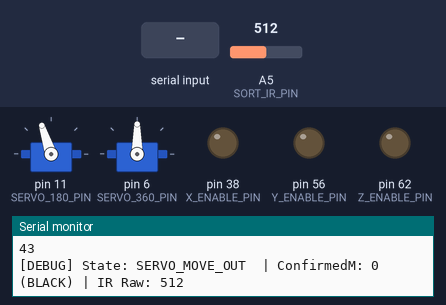
The sketch below on a simulated Arduino Mega 2560, built with avr-gcc and run on an emulated ATmega2560. On the bench: 2 × servo, output pins drawn as LEDs (lit = HIGH), the last lines printed to the serial monitor. The inputs (shaded band) are chosen by the test bench; at power-on: A5 (SORT_IR_PIN) = 512.

Above: at 1.26 s.
1.3 s: A5 (SORT_IR_PIN) set to 85
At 1.97 s:
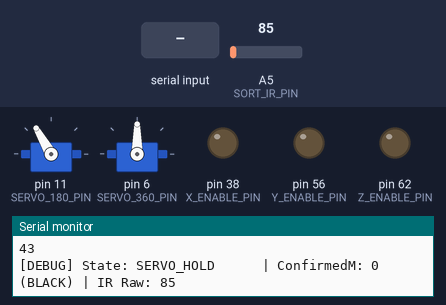
4.3 s: A5 (SORT_IR_PIN) set to 75
7.3 s: "S90\n" received over the second serial link
At 9.98 s:
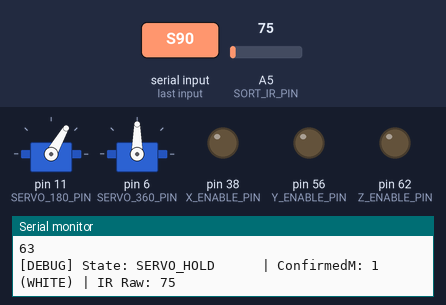
10.3 s: A5 (SORT_IR_PIN) set to 810
At 12.8 s:
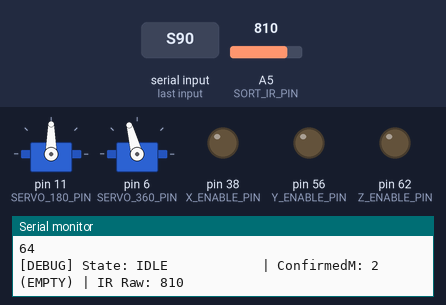
13.3 s: A5 (SORT_IR_PIN) set to 764
14.8 s: A5 (SORT_IR_PIN) set to 736
At 18.55 s:
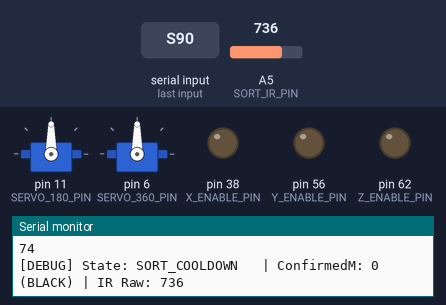
Timing chart, 0 to 18.8 s (numbered marks = the images above; inputs shaded):
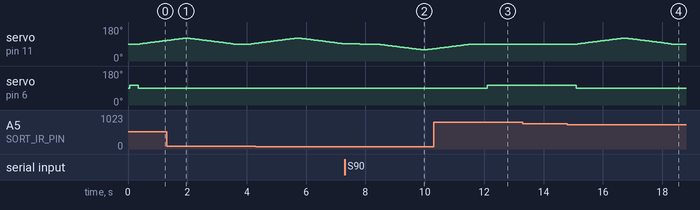

Measured:
- the behaviour switches between 751 and 750 on A5 (SORT_IR_PIN) (found by bisection; images 3 and 4)
- after the input at 10.3 s, servo on pin 11 (SERVO_180_PIN): goes on until 11.6 s, then stays 90°; servo on pin 6 (SERVO_360_PIN): 90° → 105° after 1.8 s
- after the input at 14.8 s, servo on pin 11 (SERVO_180_PIN): rises from 90° to 120° in 1.5 s, then falls to 90° in 1.7 s; servo on pin 6 (SERVO_360_PIN): 105° → 90° after 0.31 s

The sketch:

main.ino
```cpp
#include <Servo.h>
#include <AccelStepper.h>
#include "pin_def.h"

/*===========================全域變數===========================*/
Servo servo_180;
Servo servo_360;
AccelStepper stepperX(AccelStepper::DRIVER, X_STEP_PIN, X_DIR_PIN);
AccelStepper stepperY(AccelStepper::DRIVER, Y_STEP_PIN, Y_DIR_PIN);
AccelStepper stepperZ(AccelStepper::DRIVER, Z_STEP_PIN, Z_DIR_PIN);

bool gaming = false;
/*=============================================================*/

#include "bluetooth.h"
#include "sorting.h"
#include "elevate.h"
#include "place.h"

// ⏳ 時間標記變數，用來在遊戲進行中進行非阻塞定時分揀
unsigned long lastSortTime = 0;

void setup() {
  // 1. 基本通訊初始化
  Serial.begin(115200);
  Serial2.begin(9600);

  // 2. 硬體腳位與基本參數初始化
  setupPlace();
  setupSorting();
  setupElevate();

  // 3. (可選) 物理定位歸零：如果你的極限開關已經接好，可以把 place.h 的 initialToCol0 註解打開並在這裡呼叫
  // initialToCol0();

  Serial.println("[SYSTEM] Arduino Ready. Waiting for Game Start ('S')...");
}

unsigned long lastSortRunTime = 0;
const unsigned long SORT_INTERVAL = 50; // 每 50 毫秒執行一次

void loop() {
  unsigned long currentTime = millis();
  // 1. 不斷檢查並處理藍牙/序列埠傳來的指令
  BT_Process();

  // 📢 改動：當遊戲結束或尚未開始時 (gaming == false)，開啟分揀馬達與紅外線偵測
  if (gaming == false || gaming == true) {
      if (currentTime - lastSortRunTime >= SORT_INTERVAL) {
        lastSortRunTime = currentTime; // 碼表按下去，重新計時
        Sort(); // 👈 呼叫你 sorting.h 裡面的分揀狀態機
    }

  } else {
    // 遊戲正在進行中時，分揀馬達停止滾動，專心讓步進馬達落子
    servo_360.write(90);
  }

}
```

bluetooth.h
```cpp
#ifndef BLUETOOTH_H
#define BLUETOOTH_H

#include <Arduino.h>

// 宣告在 main.ino 裡面定義過的馬達與全域變數，讓這個檔案可以合法讀寫它們
extern bool gaming;
extern AccelStepper stepperX;
extern AccelStepper stepperY;
extern AccelStepper stepperZ;

// 📢 新增：宣告 sorting.h 裡面的濾波變數，讓這裡可以重置它們
extern int lastSampledM;
extern unsigned long mStateStableStartTime;

extern int b_count;
extern int w_count;

// 宣告定義在 place.h 與 elevate.h 裡面的動作函式
void goToCol(int col);
void elevator_White();
void elevator_Black();

// 📢 註解掉：不需要再記錄上一次落子的顏色
// char lastColor = ' ';

void BT_Process() {
  // 🔄 改動：檢查藍牙 Serial2 是否有資料進來
  if (Serial2.available() > 0) {

    // 🔄 改動：從 Serial2 讀取第一個字元
    char firstChar = Serial2.read();

    // 【情況 A】尚未開始遊戲：等待開局訊號 'S' 或 's'
    if (!gaming) {
      if (firstChar == 'S' || firstChar == 's') {
        gaming = true;
        // 📢 註解掉：開局時不需要重置顏色
        // lastColor = ' ';
        Serial.println("Game Started! Status: gaming = true"); // 輸出到電腦 Console
        delay(500);
        Serial2.print("ACK_DONE\n"); // 🔄 改動：回傳給 Serial2 連接的電腦端
      }
      return; // 結束這一輪檢查
    }

    // 【情況 B】遊戲進行中：處理兩個字元的落子指令 (例如 W1, B5)
    if (gaming) {

      // 📢 改動：檢查是否收到遊戲結束訊號 'E' 或 'e'
      if (firstChar == 'E' || firstChar == 'e') {
        gaming = false; // 關閉遊戲狀態，這會自動封鎖後續的落子指令
        Serial.println("Game Over Command Received. Stop receiving moves.");

        // 🔄 改動：清空 Serial2 可能殘留的序列埠緩衝資料
        while (Serial2.available() > 0) { Serial2.read(); }

        // 📢 改動：在啟動分類前，強制把濾波計時器與狀態校正為「現在這一個瞬間」
        // 這樣第一顆球掉下來時，去彈跳計時才會100%從0毫秒重新乾淨計算！
        lastSampledM = 2;                     // 預設重置為沒球狀態
        mStateStableStartTime = millis();    // 時間同步為現在

        // 執行 X 軸歸位回到 col 0 (會阻塞直到抵達)
        Serial.println("Moving X-axis back to Col 0...");
        goToCol(0);
        Serial.println("X-axis arrived at Col 0. Sorting system activated.\n---");
        Serial2.print("ACK_DONE\n"); // 🔄 改動：回傳給 Serial2 連接的電腦端
        return; // 結束這輪處理
      }

      // ⏳ ⏳ 等待第二個字元進入 Serial2 快取區
      unsigned long timeout = millis();
      while (Serial2.available() == 0) {
        if (millis() - timeout > 150) { // 150ms 超時保護，避免程式卡死
          Serial.println("Error: Bluetooth Command Timeout. Missing second character.");
          return;
        }
      }

      // 🔄 改動：從 Serial2 讀取第二個字元
      char secondChar = Serial2.read();

      // 將字元 '0' ~ '6' 轉換為整數 0 ~ 6
      int targetCol = secondChar - '0';

      // 驗證指令合法性：必須是 W 或 B 開頭，且格子在 0 到 6 之間
      if ((firstChar == 'W' || firstChar == 'B') && (targetCol >= 0 && targetCol <= 6)) {

        /* 📢 註解掉防呆機制 1：不再檢查連續重複同顏色落子
        if (firstChar == lastColor) {
          Serial.print("Error: Anti-idiot protection triggered. Cannot play same color twice in a row! (Skipped: ");
          Serial.print(firstChar);
          Serial.println(secondChar);
          return; // 直接拒絕執行，退出
        }
        */

        Serial.print("Executing -> Color: ");
        Serial.print(firstChar);
        Serial.print(", Column: ");
        Serial.println(targetCol);

        // 🎯 步驟 1：先執行 X 軸水平定位 (此函式內含 while 迴圈，會阻塞直到抵達)
        goToCol(targetCol);
        Serial.println("X-axis reached destination.");

        // 🎯 步驟 2：X 軸停好後，根據棋子顏色，執行對應垂直軸的提升落子
        if (firstChar == 'W') {
          Serial.println("Starting Y-axis elevation for White...");
          elevator_White(); // 升上去落子，再降回原點

          w_count--;
        }
        else if (firstChar == 'B') {
          Serial.println("Starting Z-axis elevation for Black...");
          elevator_Black(); // 升上去落子，再降回原點

          b_count--;
        }

        // 📢 註解掉防呆機制 2：成功落子後，不需要更新最後落子顏色
        // lastColor = firstChar;

        // 📢 防呆機制 3：馬達跑完後，清空「在馬達運轉期間 Serial2 偷偷傳過來」的所有雜訊與指令
        while (Serial2.available() > 0) {
          Serial2.read();
        }

        // 🎯 步驟 3：所有動作安全完成，發送 ACK 給電腦，代表電腦可以下下一手了
        Serial2.print("ACK_DONE\n"); // 🔄 改動：回傳給 Serial2 連接的電腦端
        Serial.println("Action complete. Waiting for next turn.\n---");

      } else {
        // 如果收到不認得的雜訊字串，跳過不處理並列印警告
        Serial.print("Unknown command format skipped: ");
        Serial.print(firstChar);
        Serial.println(secondChar);
      }
    }
  }
}

#endif
```

elevate.h
```cpp
#ifndef ELEVATE_H
#define ELEVATE_H

#include <Arduino.h>
#include <AccelStepper.h>
#include "pin_def.h"

extern AccelStepper stepperY;
extern AccelStepper stepperZ;

const int HEIGHT_Y = 3655; // 待定
const int HEIGHT_Z = 3665; // 待定
const int HEIGHT_READY = 3000;

// 初始化升降馬達設定
void setupElevate() {
    // 啟用 Y 軸驅動器
    pinMode(Y_ENABLE_PIN, OUTPUT);
    digitalWrite(Y_ENABLE_PIN, LOW);

    // 啟用 Z 軸驅動器
    pinMode(Z_ENABLE_PIN, OUTPUT);
    digitalWrite(Z_ENABLE_PIN, LOW);

    // 設定 Y 軸運動參數
    stepperY.setMaxSpeed(800.0);
    stepperY.setAcceleration(200.0);
    stepperY.setCurrentPosition(HEIGHT_READY);

    // 設定 Z 軸運動參數
    stepperZ.setMaxSpeed(800.0);
    stepperZ.setAcceleration(200.0);
    stepperZ.setCurrentPosition(HEIGHT_READY);
}

void elevator_White() {
    // 1. 爬升到指定高度 HEIGHT
    stepperY.moveTo(HEIGHT_Y);
    while (stepperY.distanceToGo() != 0) {
        stepperY.run();
    }

    // 2. 抵達頂端，停留 200ms
    delay(200);

    // 3. 降回最底部原點 (0)
    stepperY.moveTo(0);
    while (stepperY.distanceToGo() != 0) {
        stepperY.run();
    }

    delay(100);

    stepperY.moveTo(HEIGHT_READY);
    while (stepperY.distanceToGo() != 0) {
        stepperY.run();
    }
}

void elevator_Black() {
    // 1. 爬升到指定高度 HEIGHT
    stepperZ.moveTo(HEIGHT_Z);
    while (stepperZ.distanceToGo() != 0) {
        stepperZ.run();
    }

    // 2. 抵達頂端，停留 200ms
    delay(200);

    // 3. 降回最底部原點 (0)
    stepperZ.moveTo(0);
    while (stepperZ.distanceToGo() != 0) {
        stepperZ.run();
    }

    stepperZ.moveTo(HEIGHT_READY);
    while (stepperZ.distanceToGo() != 0) {
        stepperZ.run();
    }
}

#endif
```

pin_def.h
```cpp
#ifndef PIN_DEF_H
#define PIN_DEF_H

/*========================place=======================*/
// X 軸 (for place.h)
#define X_STEP_PIN         54
#define X_DIR_PIN          55
#define X_ENABLE_PIN       38
#define X_MIN_PIN          3

// Y(Z1) 軸 (for elevate.h)
#define Y_STEP_PIN         60
#define Y_DIR_PIN          61
#define Y_ENABLE_PIN       56
#define Y_MIN_PIN          14

// Z(Z2) 軸 (for elevate.h)
#define Z_STEP_PIN         46
#define Z_DIR_PIN          48
#define Z_ENABLE_PIN       62
#define Z_MIN_PIN          18

/*=======================sorting======================*/
#define SERVO_180_PIN      11
#define SERVO_360_PIN      6
#define SORT_IR_PIN        A5


#endif
```

place.h
```cpp
#ifndef PLACE_H
#define PLACE_H

#include <Arduino.h>
#include <AccelStepper.h>
#include "pin_def.h"

extern AccelStepper stepperX;

// 步進馬達轉一圈步數
const int ONE_BLOCK = 223; // 待測
const int TO_FIRST_BLOCK = 0; //待測

void setupPlace() {
    pinMode(X_ENABLE_PIN, OUTPUT);
    digitalWrite(X_ENABLE_PIN, LOW); // LOW 為啟用馬達驅動器
    stepperX.setMaxSpeed(400.0);    // 設定最大速度 (每秒步數)
    stepperX.setAcceleration(200.0);
    stepperX.setCurrentPosition(0);
}

// 移動到指定位置(col 0-6)
void goToCol(int col) {
    int target = 0;

    if (col == 0) {
        target = TO_FIRST_BLOCK;
    } else if (col >= 1 && col <= 6) {
        target = TO_FIRST_BLOCK + col * ONE_BLOCK;
    } else {
        return; // 若超出 0-6 範圍則安全退出不動作
    }

    // 告訴馬達目標位置
    stepperX.moveTo(target);

    // 阻塞式運轉，直到馬達確實到達指定步數位置
    while (stepperX.distanceToGo() != 0) {
        stepperX.run();
    }
}

#endif
```

sorting.h
```cpp
#ifndef SORTING_H
#define SORTING_H

#include <Arduino.h>
#include <Servo.h>
#include "pin_def.h"

extern Servo servo_180;
extern Servo servo_360;
const int threshold_N = 4;
int b_count = 4;
int w_count = 3;

enum SortState {
    IDLE,
    SERVO_MOVE_OUT,
    SERVO_HOLD,
    SERVO_MOVE_BACK,
    SORT_COOLDOWN
};

SortState currentState = IDLE;
unsigned long stateStartTime = 0;
int currentPos = 90;
int targetPos = 90;
int moveDirection = 0;
unsigned long lastServoUpdateTime = 0;

// ====== 濾波去彈跳（Debounce）核心變數 ======
int lastSampledM = 2;
unsigned long mStateStableStartTime = 0;
const unsigned long DEBOUNCE_DELAY = 300;

int confirmedM = 2;
int lastServo360Speed = -1;

// 📢 新增：序列埠定時除錯變數
unsigned long lastLogTime = 0;
const unsigned long LOG_INTERVAL = 100; // ⏱️ 每 300 毫秒（0.3秒）在螢幕印一次狀態

void setupSorting() {
    servo_180.attach(SERVO_180_PIN);
    servo_180.write(90);
    servo_360.attach(SERVO_360_PIN);
    servo_360.write(90);
    pinMode(SORT_IR_PIN, INPUT);

    mStateStableStartTime = millis();
    lastSampledM = 2;
    confirmedM = 2;
    lastServo360Speed = -1;
    lastLogTime = 0;
}

void setServo360Speed(int speed) {
    if (speed != lastServo360Speed) {
        servo_360.write(speed);
        lastServo360Speed = speed;
    }
}

void Sort() {
    unsigned long currentTime = millis();

    // ==================== 第一層：全時運作的獨立濾波器 ====================
    int check = analogRead(SORT_IR_PIN);
    int currentM;
    if (check < 80) currentM = 1;
    else if (check >= 80 && check <= 750) currentM = 0;
    else currentM = 2;

    // 1. 只要硬體即時雜訊跟上一刻不同，就代表還在晃動，不斷刷新計時器
    if (currentM != lastSampledM) {
        mStateStableStartTime = currentTime;
    //   Serial.print("shaking, curr:");
    //   Serial.println(currentM);
    //   Serial.print("shaking, lat:");
    //   Serial.println(lastSampledM);
    }

    // 2. 隨時把當前狀態存下來，當作下一輪的比對基礎
    lastSampledM = currentM;

    // 3. 只有當訊號已經穩定維持了足夠久 (DEBOUNCE_DELAY)
    if ((currentTime - mStateStableStartTime) >= DEBOUNCE_DELAY) {
        // Serial.print("start switching from ");
        // Serial.print(confirmedM);
        // Serial.print(" to ");
        // Serial.print(currentM);
        // 4. 且這個穩定訊號跟我們「目前認定的狀態」不一樣時，才允許更新一次！
        if (currentM != confirmedM) {
            confirmedM = currentM;
        }
    }

    // ==================== 📢 新增：定時螢幕除錯監控 ====================
    if (currentTime - lastLogTime >= LOG_INTERVAL) {
        Serial.print(b_count);
        Serial.println(w_count);
        lastLogTime = currentTime;

        Serial.print("[DEBUG] State: ");
        // 將 enum 轉換成看得懂的文字印出
        switch(currentState) {
            case IDLE:            Serial.print("IDLE           "); break;
            case SERVO_MOVE_OUT:  Serial.print("SERVO_MOVE_OUT "); break;
            case SERVO_HOLD:      Serial.print("SERVO_HOLD     "); break;
            case SERVO_MOVE_BACK: Serial.print("SERVO_MOVE_BACK"); break;
            case SORT_COOLDOWN:   Serial.print("SORT_COOLDOWN  "); break;
        }

        Serial.print(" | ConfirmedM: ");
        switch(confirmedM) {
            case 1:  Serial.print("1 (WHITE)"); break;
            case 0:  Serial.print("0 (BLACK)"); break;
            case 2:  Serial.print("2 (EMPTY)"); break;
        }

        Serial.print(" | IR Raw: ");
        Serial.println(check); // 順便把即時的類比讀值印出來對照
    }

    // ==================== 第二層：核心狀態機邏輯 ====================
    switch (currentState) {

        case IDLE: {
            if (confirmedM == 2) {
                setServo360Speed(105);
            }
            else if (confirmedM == 0) {
                setServo360Speed(90);
                // if (b_count >= threshold_N) return;

                targetPos = 120;
                moveDirection = 1;
                currentState = SERVO_MOVE_OUT;
                stateStartTime = currentTime;
            }
            else if (confirmedM == 1) {
                setServo360Speed(90);
                // if (w_count >= threshold_N) return;

                targetPos = 60;
                moveDirection = -1;
                currentState = SERVO_MOVE_OUT;
                stateStartTime = currentTime;
            }
            break;
        }

        case SERVO_MOVE_OUT:
            if (currentTime - lastServoUpdateTime >= 5) {
                lastServoUpdateTime = currentTime;
                currentPos += moveDirection;
                servo_180.write(currentPos);

                if (currentPos == targetPos) {
                    currentState = SERVO_HOLD;
                    stateStartTime = currentTime;
                }
            }
            break;

        case SERVO_HOLD:
            if (currentTime - stateStartTime >= 200) {
                moveDirection = -moveDirection;
                currentState = SERVO_MOVE_BACK;
            }
            break;

        case SERVO_MOVE_BACK:
            if (currentTime - lastServoUpdateTime >= 5) {
                lastServoUpdateTime = currentTime;
                currentPos += moveDirection;
                servo_180.write(currentPos);

                if (currentPos == 90) {
                    if (targetPos == 120) b_count++;
                    else if (targetPos == 60) w_count++;

                    currentState = SORT_COOLDOWN;
                    stateStartTime = currentTime;
                }
            }
            break;

        case SORT_COOLDOWN:
            if (currentTime - stateStartTime >= 500) {
                currentState = IDLE;
                lastSampledM = currentM;
                mStateStableStartTime = currentTime;
            }
            break;
    }
}
#endif
```
